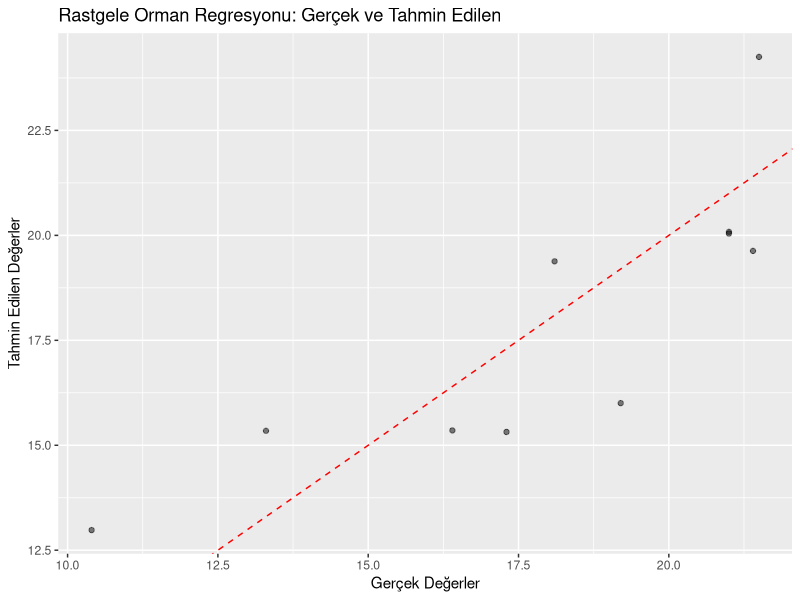
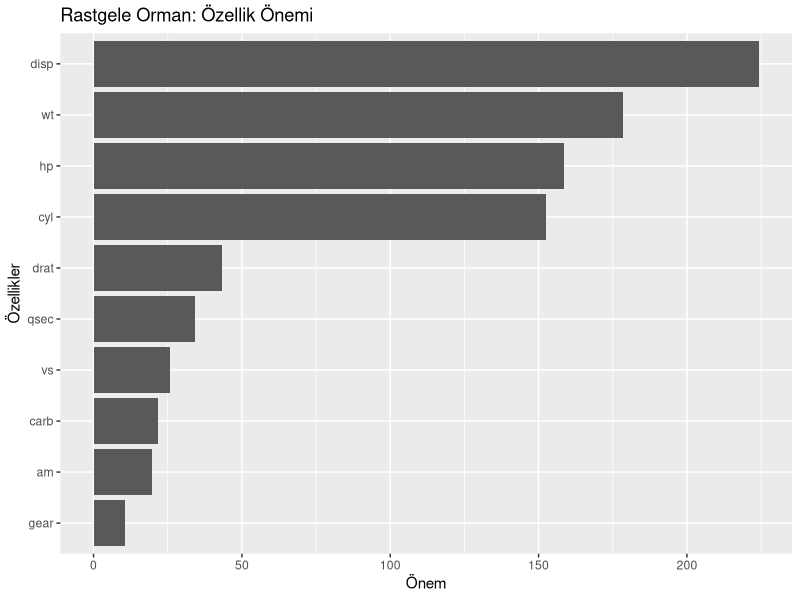

Generate these figures, in order, with R:
## ---- chunk 1
#| warning: false
# Gerekli kütüphaneleri yükle
library(randomForest)
library(ggplot2)

set.seed(123)

data <- mtcars
## ---- chunk 2
train_indices <- sample(1:nrow(data), 0.7 * nrow(data))
train_data <- data[train_indices, ]
test_data <- data[-train_indices, ]
## ---- chunk 3
rf_model <- randomForest(mpg ~ ., data = train_data, ntree = 500)

predictions <- predict(rf_model, newdata = test_data)

## ---- chunk 4
rmse <- sqrt(mean((test_data$mpg - predictions)^2))
cat("Kök Ortalama Kare Hatası:", rmse, "\n")

## ---- chunk 5
ggplot(data.frame(actual = test_data$mpg, predicted = predictions), aes(x = actual, y = predicted)) +
  geom_point(alpha = 0.5) +
  geom_abline(intercept = 0, slope = 1, color = "red", linetype = "dashed") +
  labs(x = "Gerçek Değerler", y = "Tahmin Edilen Değerler", title = "Rastgele Orman Regresyonu: Gerçek ve Tahmin Edilen")
## ---- chunk 6
importance <- importance(rf_model)
print(importance)
## ---- chunk 7
importance_df <- data.frame(feature = rownames(importance), importance = importance[, 1])
ggplot(importance_df, aes(x = reorder(feature, importance), y = importance)) +
  geom_bar(stat = "identity") +
  coord_flip() +
  labs(x = "Özellikler", y = "Önem", title = "Rastgele Orman: Özellik Önemi")

